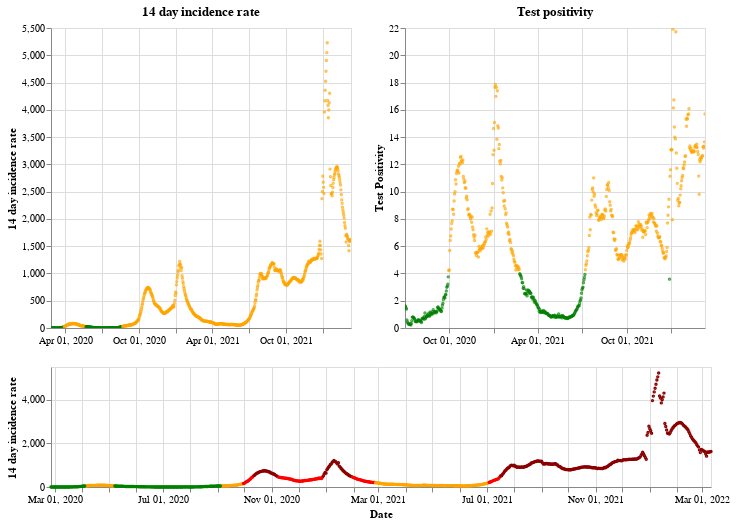

The notebook cell saved with this chart:
### Markdown cell above
## Northern Ireland

### Code cell
plot_traffic_light('Northern Ireland')

### Figure 1 — Vega-Lite specification as saved in the notebook (floating-point values rounded to 4 significant figures; data arrays with more than 128 entries replaced by an {"elided": "..."} marker saying what was removed)
{"config": {"view": {"continuousWidth": 400, "continuousHeight": 300}}, "vconcat": [{"hconcat": [{"mark": {"type": "point", "size": 2}, "encoding": {"color": {"condition": {"value": "green", "test": "(datum.twoWeeklyCasesRate <= 25)"}, "value": "orange"}, "tooltip": [{"type": "nominal", "field": "areaName"}, {"type": "temporal", "field": "date"}, {"type": "quantitative", "field": "twoWeeklyCasesRate"}, {"type": "quantitative", "field": "testPositivity"}], "x": {"type": "temporal", "axis": {"title": ""}, "field": "date", "scale": {"domain": {"selection": "DateBrush"}}, "timeUnit": "yearmonthdate"}, "y": {"type": "quantitative", "axis": {"title": "14 day incidence rate"}, "field": "twoWeeklyCasesRate"}}, "title": "14 day incidence rate", "width": 300}, {"mark": {"type": "point", "size": 2}, "encoding": {"color": {"condition": {"value": "green", "test": "(datum.testPositivity <= 4)"}, "value": "orange"}, "tooltip": [{"type": "nominal", "field": "areaName"}, {"type": "temporal", "field": "date"}, {"type": "quantitative", "field": "twoWeeklyCasesRate"}, {"type": "quantitative", "field": "testPositivity"}], "x": {"type": "temporal", "axis": {"title": ""}, "field": "date", "scale": {"domain": {"selection": "DateBrush"}}, "timeUnit": "yearmonthdate"}, "y": {"type": "quantitative", "axis": {"title": "Test Positivity"}, "field": "testPositivity"}}, "title": "Test positivity", "width": 300}]}, {"layer": [{"mark": {"type": "point", "size": 2}, "encoding": {"color": {"condition": {"value": "orange", "test": "(((datum.testPositivity < 4) && (datum.twoWeeklyCasesRate >= 50)) && (datum.twoWeeklyCasesRate < 200))"}, "value": "red"}, "opacity": {"condition": {"value": 1, "test": "((datum.twoWeeklyCasesRate >= 50) && (datum.twoWeeklyCasesRate < 500))"}, "value": 0}, "tooltip": [{"type": "nominal", "field": "areaName"}, {"type": "temporal", "field": "date"}, {"type": "quantitative", "field": "twoWeeklyCasesRate"}, {"type": "quantitative", "field": "testPositivity"}], "x": {"type": "temporal", "axis": {"title": "Date"}, "field": "date", "timeUnit": "yearmonthdate"}, "y": {"type": "quantitative", "axis": {"title": "14 day incidence rate"}, "field": "twoWeeklyCasesRate"}}, "selection": {"DateBrush": {"type": "interval", "encodings": ["x"], "fields": ["Time"]}}}, {"mark": {"type": "point", "size": 2}, "encoding": {"color": {"value": "darkred"}, "opacity": {"condition": {"value": 1, "test": "(datum.twoWeeklyCasesRate >= 500)"}, "value": 0}, "tooltip": [{"type": "nominal", "field": "areaName"}, {"type": "temporal", "field": "date"}, {"type": "quantitative", "field": "twoWeeklyCasesRate"}, {"type": "quantitative", "field": "testPositivity"}], "x": {"type": "temporal", "axis": {"title": "Date"}, "field": "date", "timeUnit": "yearmonthdate"}, "y": {"type": "quantitative", "axis": {"title": "14 day incidence rate"}, "field": "twoWeeklyCasesRate"}}}, {"mark": {"type": "point", "size": 2}, "encoding": {"color": {"condition": {"value": "green", "test": "((datum.testPositivity < 4) && (datum.twoWeeklyCasesRate < 50))"}, "value": "orange"}, "opacity": {"condition": {"value": 1, "test": "(datum.twoWeeklyCasesRate < 50)"}, "value": 0}, "tooltip": [{"type": "nominal", "field": "areaName"}, {"type": "temporal", "field": "date"}, {"type": "quantitative", "field": "twoWeeklyCasesRate"}, {"type": "quantitative", "field": "testPositivity"}], "x": {"type": "temporal", "axis": {"title": "Date"}, "field": "date", "timeUnit": "yearmonthdate"}, "y": {"type": "quantitative", "axis": {"title": "14 day incidence rate"}, "field": "twoWeeklyCasesRate"}}}], "height": 120, "width": 660}], "data": {"name": "data-c7de7d271d31f9b68adb34aa4ed6a09f"}, "$schema": "https://vega.github.io/schema/vega-lite/v4.8.1.json", "datasets": {"data-c7de7d271d31f9b68adb34aa4ed6a09f": {"elided": "745 records"}}}
